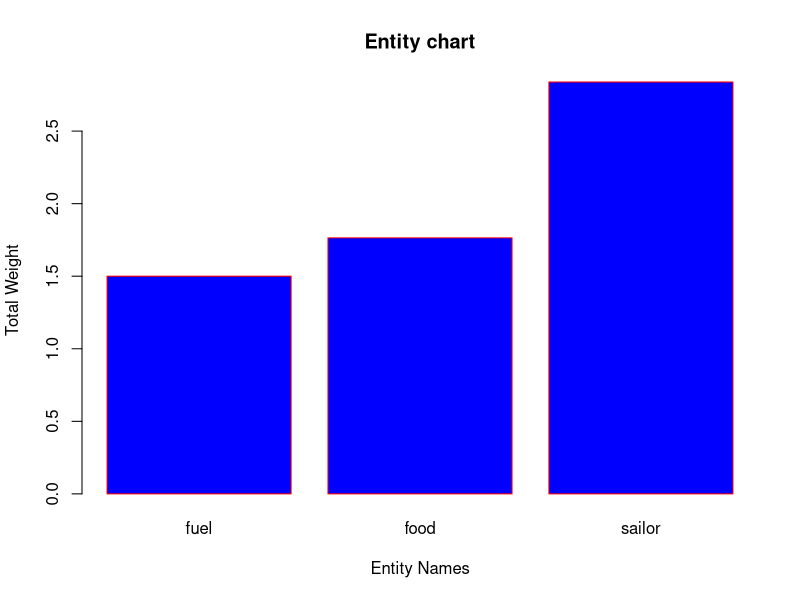

R code for this plot:
# Problem 2
batory <- setRefClass("batory", 
                            fields = list(fuel = "numeric",
                                          max_cargo_weight = "numeric",
                                          cargo_weight = "numeric",
                                          entity = "data.frame"),
                          methods = list(
                            build_Batory = function(fuel, max_cargo_weight){
                              fuel <<- fuel
                              max_cargo_weight <<- max_cargo_weight
                              if(fuel > max_cargo_weight){
                                return("The fuel sould not greater than max_cargo_weight!")
                              }
                              cargo_weight <<- fuel
                              entity <<- data.frame("name" = "fuel", "weight" = fuel, stringsAsFactors = FALSE )
                              return(list("entity" = entity, "cargo_weight" = cargo_weight))
                            },
                            equip_Batory = function(name, equip_weight){
                              stopifnot(is.character(name) && is.numeric(equip_weight))
                              if(equip_weight + cargo_weight > max_cargo_weight){
                                return("This object is too heavy!")
                              }else{
                                new_entity = c(name, equip_weight)
                                entity <<- rbind(entity, new_entity)
                                cargo_weight <<- cargo_weight + equip_weight
                                
                                return(list("entity" = entity, "cargo_weight" = cargo_weight))
                              }
                            },
                            embark_sailor = function(sailor_weight){
                              if(sailor_weight > max_cargo_weight - fuel){
                                return("This sailor is too heavy!")
                              }else{
                                i <- 1
                                list <- c()
                                while(sailor_weight + cargo_weight > max_cargo_weight){
                                  if(i > nrow(entity)){
                                    return("Sorry, this sailor can not embark.")
                                  }
                                  if(entity$name[i] != "fuel" && entity$name[i] != "sailor"){
                                    list <- c(list, i)
                                    cargo_weight <<- cargo_weight - as.numeric(entity$weight[i])
                                  }
                                  i <- i + 1
                                }
                                if(length(list) != 0){
                                  entity <<- entity[-list,]
                                }
                                equip_Batory("sailor", sailor_weight)
                                return(list("entity" = entity, "cargo_weight" = cargo_weight))
                              }
                            },
                            print = function(){
                              print_result <- list(max_cargo_weight, cargo_weight, fuel, entity)
                              names(print_result) <- c("max_cargo_weight", "cargo_weight", "fuel", "entity")
                              return(print_result)
                            },
                            plot = function(){
                              entity_names <- unique(entity$name)
                              weight_list <- vector()
                              for(i in entity_names){
                                total_weight <- sum(as.numeric(entity[which(entity$name == i),]$weight))
                                weight_list <- c(weight_list, total_weight)
                              }
                              barplot(weight_list, 
                                      names.arg = entity_names, 
                                      xlab = "Entity Names",
                                      ylab = "Total Weight",
                                      col = "blue",
                                      main = "Entity chart",
                                      border = "red")
                            }
                          ))

ORP_Batory <- batory$new()
ORP_Batory$build_Batory(fuel=1.5,max_cargo_weight=10)

for(i in 1:10){
  weight <- rexp(n = 1, rate = 5)
  ORP_Batory$equip_Batory("food", round(weight, 5))
}

for(i in 1:20){
  sailor_weight <- runif(n = 1, min = 0.08, max = 0.2)
  ORP_Batory$embark_sailor(round(sailor_weight, 5))
}

ORP_Batory$plot()

# Problem 3
# a
multiplication <- function(A, B){
  v_long <- max(nrow(A), ncol(A))
  V <- matrix(nrow = nrow(A), ncol = ncol(B))
  for(i in 1:nrow(A)){
    for(j in 1:ncol(B)){
      elements <- A[i, ] * B[, j]
      V[i, j] <- sum(elements)
    }
  }
  return(V)
}

# A <- matrix(1:20, nrow = 5, byrow = TRUE)
# B <- t(A)
# multiplication(A, B)
# print(A%*%B)

# b
# A <- matrix(1:20, nrow = 5, byrow = TRUE)
# B <- t(A)
# test_that("The output is correct", {
#   expect_that(multiplication(A, B), is_equivalent_to(A%*%B))
# })













